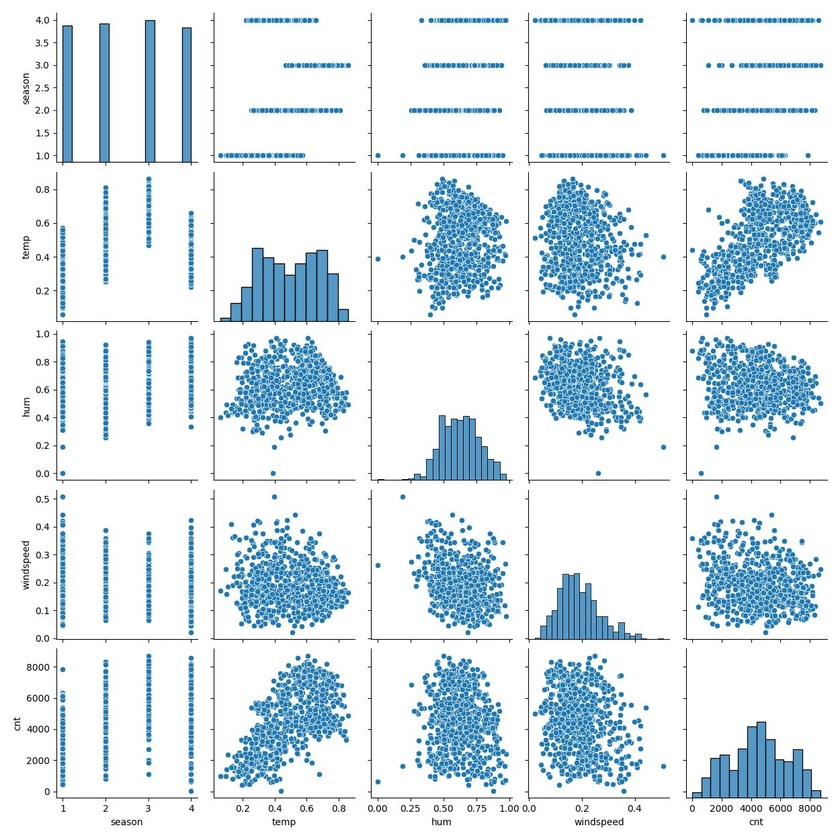
#> input picture imagesTesting/d.jpg, 840 x 840 px, shrunk from 1250 x 1250 before the run
$ jupyter execute --allow-errors img_top_sketch.ipynb
#> lines starting #> are read from the running program, lines starting #| are printed output that depends on the picture
[cell 1]
import cv2
import imageio
import numpy as np
import scipy.ndimage

#> (a cell that did not finish here is left out)

[cell 3]
def img2sketch(photo, k_size):
    #Read Image
#> called with photo = 'image.png', k_size = 7
    img=cv2.imread(photo)

    # Convert to Grey Image
    grey_img=cv2.cvtColor(img, cv2.COLOR_BGR2GRAY)

    # Invert Image
    invert_img=cv2.bitwise_not(grey_img)
    #invert_img=255-grey_img

    # Blur image
    blur_img=cv2.GaussianBlur(invert_img, (k_size,k_size),0)

    # Invert Blurred Image
    invblur_img=cv2.bitwise_not(blur_img)
    #invblur_img=255-blur_img

    # Sketch Image
    sketch_img=cv2.divide(grey_img,invblur_img, scale=256.0)

    # Save Sketch
    cv2.imwrite('sketch.png', sketch_img)

    # Display sketch
    cv2.imshow('sketch image',sketch_img)
    cv2.waitKey(0)
    cv2.destroyAllWindows()

#Function call
#> (the rest of this cell did not finish here and is left out)

[cell 4]
def dodge(front,back):
    result=front*25/(255-back)
    result[result>255]=255
    result[back==255]=255
    return result.astype('uint8')

[cell 5]
img='d.jpg'
S=imageio.imread(img)
#> S is the input picture: shape (840, 840, 3); mean R, G, B 220.3, 231.9, 238.5
#> (the rest of this cell did not finish here and is left out)

[cell 6]
import matplotlib.pyplot as plt
def img2sketch(photo, k_size):
    #Read Image
#> called with photo = 'jj.jfif', k_size = 7
    img=cv2.imread(photo)
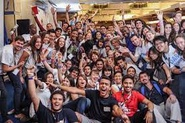
#> input picture imagesTesting/jj.jfif, 185 x 123 px, shrunk from 275 x 183 before the run
#> img is the input picture: shape (123, 185, 3); mean B, G, R 93.4, 95.4, 119.7

    # Convert to Grey Image
    grey_img=cv2.cvtColor(img, cv2.COLOR_BGR2GRAY)
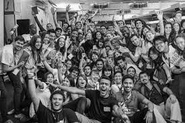
#> grey_img: shape (123, 185); min 0, max 255, mean 102.5

    # Invert Image
    invert_img=cv2.bitwise_not(grey_img)
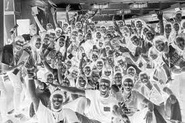
#> invert_img: shape (123, 185); min 0, max 255, mean 152.5
    #invert_img=255-grey_img

    # Blur image
    blur_img=cv2.GaussianBlur(invert_img, (k_size,k_size),0)
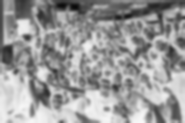
#> blur_img: shape (123, 185); min 10, max 248, mean 152.5

    # Invert Blurred Image
    invblur_img=cv2.bitwise_not(blur_img)
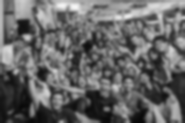
#> invblur_img: shape (123, 185); min 7, max 245, mean 102.5
    #invblur_img=255-blur_img

    # Sketch Image
    sketch_img=cv2.divide(grey_img,invblur_img, scale=256.0)
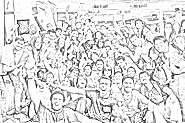
#> sketch_img: shape (123, 185); min 0, max 255, mean 218.9

    # Save Sketch
    cv2.imwrite('sketch.png', sketch_img)

    # Display sketch
    cv2.imshow('sketch image',sketch_img)
    cv2.waitKey(0)
    cv2.destroyAllWindows()


#Function call
img2sketch(photo='jj.jfif', k_size=7)
